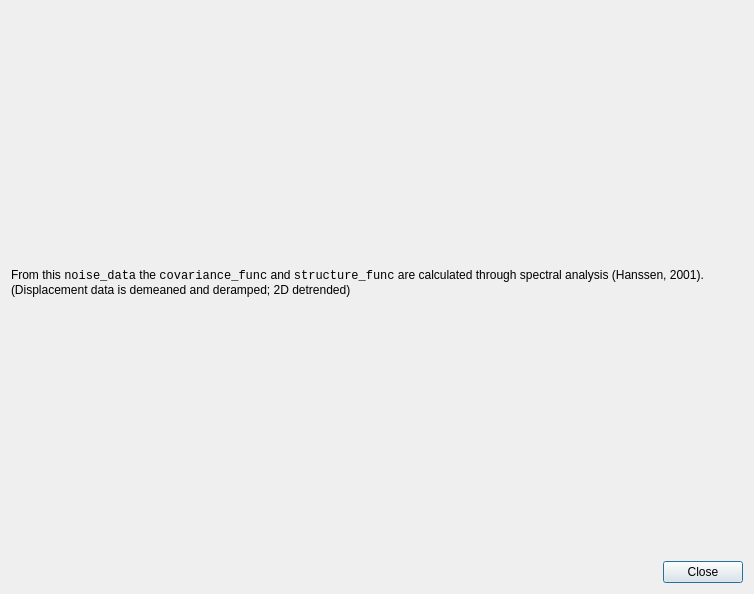
<?xml version="1.0" encoding="UTF-8"?>
<ui version="4.0">
 <class>CovarianceDialog</class>
 <widget class="QDialog" name="CovarianceDialog">
  <property name="geometry">
   <rect>
    <x>0</x>
    <y>0</y>
    <width>754</width>
    <height>594</height>
   </rect>
  </property>
  <property name="minimumSize">
   <size>
    <width>620</width>
    <height>400</height>
   </size>
  </property>
  <property name="windowTitle">
   <string>Covariance.noise_data</string>
  </property>
  <layout class="QVBoxLayout" name="verticalLayout">
   <item>
    <widget class="QLabel" name="label">
     <property name="text">
      <string>&lt;html&gt;&lt;head/&gt;&lt;body&gt;&lt;p&gt;From this &lt;span style='font-family: monospace'&gt;noise_data&lt;/span&gt; the &lt;span style='font-family: monospace'&gt;covariance_func&lt;/span&gt; and &lt;span style='font-family: monospace'&gt;structure_func&lt;/span&gt; are calculated through spectral analysis (Hanssen, 2001). (Displacement data is demeaned and deramped; 2D detrended)&lt;/p&gt;&lt;/body&gt;&lt;/html&gt;</string>
     </property>
     <property name="scaledContents">
      <bool>false</bool>
     </property>
     <property name="wordWrap">
      <bool>true</bool>
     </property>
     <property name="margin">
      <number>10</number>
     </property>
    </widget>
   </item>
   <item>
    <layout class="QHBoxLayout" name="horizontalLayoutPlot"/>
   </item>
   <item>
    <layout class="QHBoxLayout" name="horizontalLayout">
     <item>
      <spacer name="horizontalSpacer">
       <property name="orientation">
        <enum>Qt::Horizontal</enum>
       </property>
       <property name="sizeHint" stdset="0">
        <size>
         <width>40</width>
         <height>20</height>
        </size>
       </property>
      </spacer>
     </item>
     <item>
      <widget class="QPushButton" name="closeButton">
       <property name="text">
        <string>Close</string>
       </property>
       <property name="shortcut">
        <string>Esc</string>
       </property>
      </widget>
     </item>
    </layout>
   </item>
  </layout>
 </widget>
 <resources/>
 <connections>
  <connection>
   <sender>closeButton</sender>
   <signal>released()</signal>
   <receiver>CovarianceDialog</receiver>
   <slot>close()</slot>
   <hints>
    <hint type="sourcelabel">
     <x>567</x>
     <y>199</y>
    </hint>
    <hint type="destinationlabel">
     <x>309</x>
     <y>199</y>
    </hint>
   </hints>
  </connection>
 </connections>
</ui>
